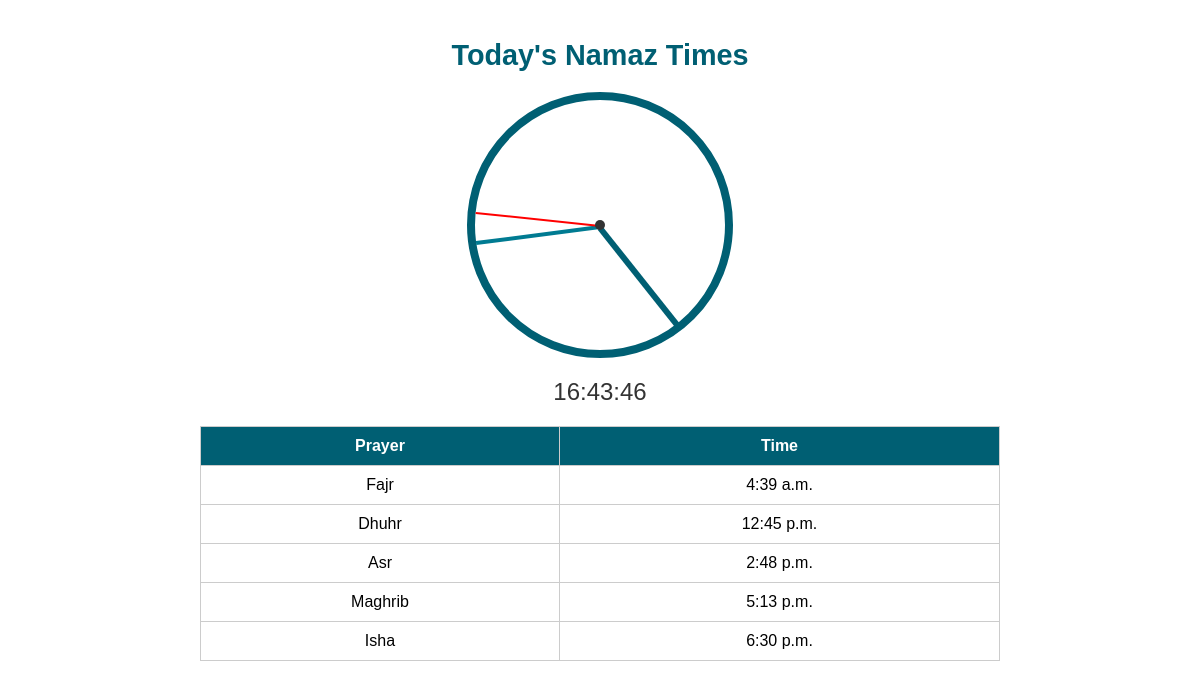
Page /namaz-times/ on the committed database.
### community_fund/models.py (models this page shows, shortened)
class NamazTime(models.Model):
    date = models.DateField()
    fajr_time = models.TimeField()
    dhuhr_time = models.TimeField()
    asr_time = models.TimeField()
    maghrib_time = models.TimeField()
    isha_time = models.TimeField()

### community_fund/views.py (the view)
# urls.py: path('namaz-times/', views.namaz_times_view, name='namaz_times'),
def namaz_times_view(request):
    today = date.today()
    namaz_times = NamazTime.objects.filter(date=today).first()  # Fetch today's namaz times
    context = {
        'namaz_times': namaz_times,
    }
    return render(request, 'namaz_times.html', context)

### community_fund/templates/namaz_times.html (shortened to what this page needs)
<!DOCTYPE html>
<html lang="en">
<head>
</head>
<body>
    <div class="container">
        <h1>Today's Namaz Times</h1>
        <div class="clock">
            <div class="hand hour" id="hour-hand"></div>
            <div class="hand minute" id="minute-hand"></div>
            <div class="hand second" id="second-hand"></div>
            <div class="center"></div>
        </div>
        <div class="digital-clock" id="digital-clock"></div>
        {% if namaz_times %}
        <table class="namaz-table">
            <thead>
                <tr>
                    <th>Prayer</th>
                    <th>Time</th>
                </tr>
            </thead>
            <tbody>
                <tr>
                    <td class="prayer-name">Fajr</td>
                    <td>{{ namaz_times.fajr_time }}</td>
                </tr>
                <tr>
                    <td class="prayer-name">Dhuhr</td>
                    <td>{{ namaz_times.dhuhr_time }}</td>
                </tr>
                <tr>
                    <td class="prayer-name">Asr</td>
                    <td>{{ namaz_times.asr_time }}</td>
                </tr>
                <tr>
                    <td class="prayer-name">Maghrib</td>
                    <td>{{ namaz_times.maghrib_time }}</td>
                </tr>
                <tr>
                    <td class="prayer-name">Isha</td>
                    <td>{{ namaz_times.isha_time }}</td>
                </tr>
            </tbody>
        </table>
        {% else %}
        <p style="text-align: center;">No namaz times available for today.</p>
        {% endif %}
    </div>
</body>
</html>

### community_fund/templates/namaz_times.html (style rules this page uses)
body { font-family: Arial, sans-serif; margin: 0; padding: 0; box-sizing: border-box; }
.container { width: 90%; max-width: 800px; margin: auto; padding: 20px; }
h1 { text-align: center; color: #005F73; font-size: 1.8rem; }
.clock { position: relative; width: 250px; height: 250px; margin: 20px auto; border: 8px solid #005F73; border-radius: 50%; background: white; }
.hand { position: absolute; width: 50%; background: #333; top: 50%; transform-origin: 100%; transform: rotate(90deg); }
.hour { height: 6px; background: #005F73; }
.minute { height: 4px; background: #007B92; }
.second { height: 2px; background: red; }
.center { position: absolute; top: 50%; left: 50%; width: 10px; height: 10px; background: #333; border-radius: 50%; transform: translate(-50%, -50%); }
.digital-clock { text-align: center; font-size: 1.5rem; color: #333; margin-top: 10px; }
.namaz-table { width: 100%; border-collapse: collapse; margin-top: 20px; }
.namaz-table th, .namaz-table td { padding: 10px; border: 1px solid #ccc; text-align: center; font-size: 1rem; }
.namaz-table th { background-color: #005F73; color: white; }

### rows in the picture
NamazTime: fajr_time "4:39 a.m.", dhuhr_time "12:45 p.m.", asr_time "2:48 p.m.", maghrib_time "5:13 p.m.", isha_time "6:30 p.m."
